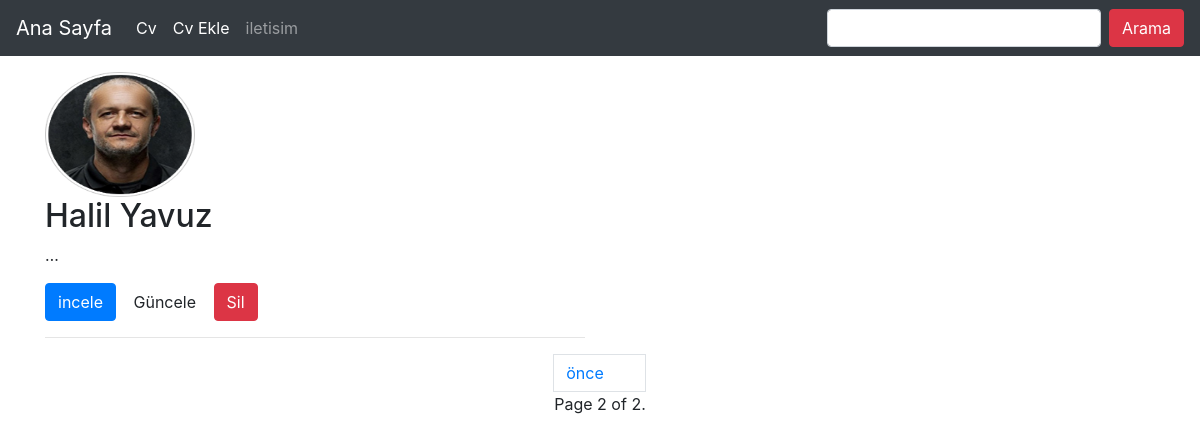
The app's page /bilgi/index/?sayfa=2 (signed in) with its own data.
### cv_Bilgi/models.py (models this page shows, shortened)
class Bilgi(models.Model):
    Name = models.CharField(max_length=120, verbose_name="Adi")
    Surname = models.CharField(max_length=120, verbose_name="Soyadi")
    content = models.TextField(verbose_name="Egitim_Bilgileri")
    experience = models.TextField(verbose_name="Tecrube")
    hobi = RichTextField(verbose_name="Hobi")
    image=models.ImageField(null=True,blank=True)
    job = models.CharField(max_length=120, verbose_name='Meslek')
    language = models.TextField(verbose_name='Dil')
    adress = models.TextField(verbose_name="Adres")
    phone = models.CharField(max_length=11, verbose_name="Telefon")
    email = models.EmailField(verbose_name="Mail")
    date = models.DateField(verbose_name="Dogum_Tarihi")
    dogumyeri = models.CharField(max_length=120, verbose_name="Dogum_Yeri")
    medeni_hali = models.CharField(max_length=6, choices=evli_CHOICES, default='Bekar')
    slug=models.SlugField(unique=True,editable=False,max_length=130)
    def get_abolute_url(self):
        print(reverse('cv_Bilgi:detail',kwargs={'slug':self.slug}))
        return  reverse('cv_Bilgi:detail',kwargs={'slug':self.slug})
    def get_update_url(self):
        return  reverse('cv_Bilgi:update',kwargs={'slug':self.slug})
    def get_delete_url(self):
        return  reverse('cv_Bilgi:delete',kwargs={'slug':self.slug})
    class Meta:
        ordering=['-id']

### cv_Bilgi/views.py (the view)
def bilgi_index(request):
    bilgi_list=Bilgi.objects.all()
    query=request.GET.get('q')
    if query:
        bilgi_list=bilgi_list.filter(Q(Name__icontains=query ) |
                                     Q(Surname__icontains=query )|
                                     Q(content__icontains=query ))
    paginator = Paginator(bilgi_list,3)  # Show 25 contacts per page
    page = request.GET.get('sayfa')
    try:
        bilgiler = paginator.page(page)
    except PageNotAnInteger:
        bilgiler = paginator.page(1)
    except EmptyPage:
        bilgiler = paginator.page(paginator.num_pages)
    return render(request,'cv_bilgi/index.html',{'bilgiler':bilgiler})

### templates/cv_bilgi/index.html (shortened to what this page needs)
{% extends 'base.html' %}
{% block body %}
<div class="container">
    {% for bilgi in bilgiler %}
        <div class="row">
          <div class="col-md-6">
            <div class="thumbnail">
                {% if bilgi.image %}
                <img id="resim" src="{{bilgi.image.url}}" class="img-responsive mt-3">
                {% endif %}
                <div class="caption">
                <h2>{{bilgi.Name}}  {{bilgi.Surname}}</h2>
                <p>{{bilgi.content|safe|linebreaks|truncatechars:0}}</p>
                <p>
                    <a href="{{bilgi.get_abolute_url}}" class="btn btn-primary" role="button">incele</a>
                    {% if request.user.is_authenticated %}
                        <a href="{{bilgi.get_update_url}}" class="btn btn-default" role="button">Güncele</a>
                        <a href="{{bilgi.get_delete_url}}" class="btn btn-danger" role="button">Sil</a>
                    {% endif %}
                </p>
              </div>
            </div>
              <hr>
          </div>
        </div>
    {% endfor %}
<nav aria-label="Page navigation example">
    <div class="pagination justify-content-center">
        <span class="step-links">
            {% if bilgiler.has_previous %}
                <a class="page-link" href="?sayfa={{ bilgiler.previous_page_number }}{% if request.GET.q %}&q={{request.GET.q}} {% endif %}" tabindex="-1">önce</a>
            {% endif %}
            <span class="current">
                Page {{ bilgiler.number }} of {{ bilgiler.paginator.num_pages }}.
            </span>
        </span>
    </div>
    </nav>
</div>
{% endblock %}

### static/css/style.css (style rules this page uses)
#resim { width:150px; height:125px; }

### records on screen
Bilgi: image (picture), Name "Halil", Surname "Yavuz", content "…"

### other values on screen
{{ bilgiler.number }} "2"
{{ bilgiler.paginator.num_pages }} "2"
